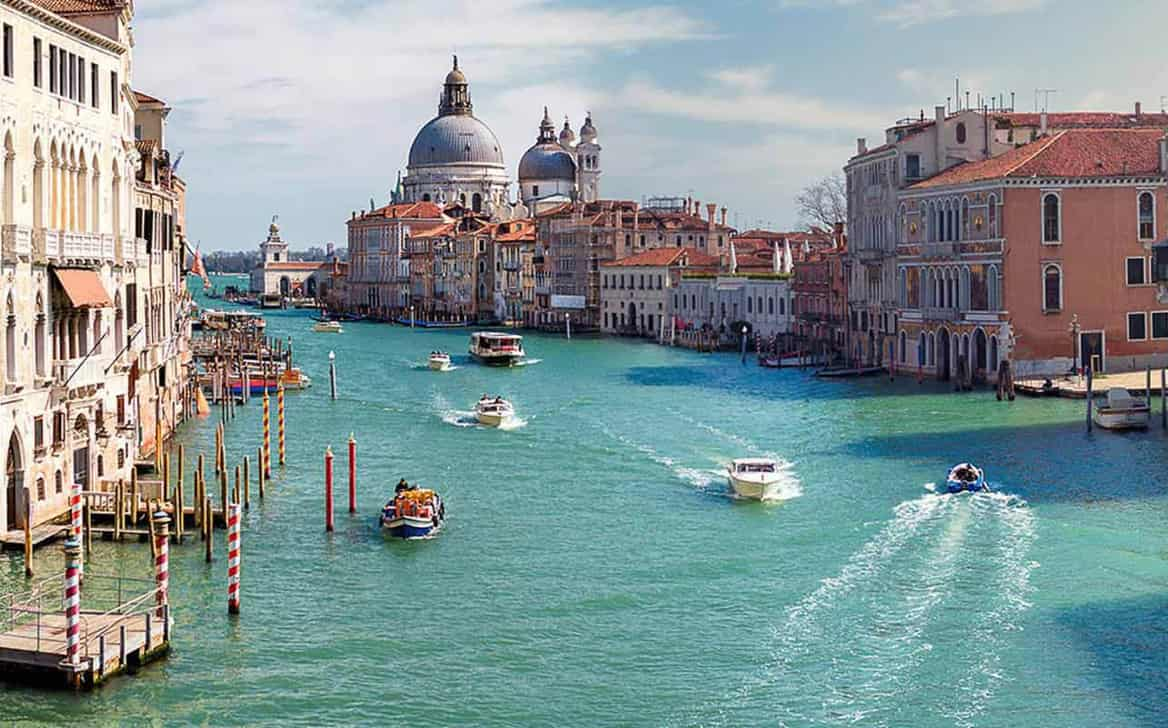
#> input picture basic_opencv/dataset/italy.jpg, 1168 x 728 px
$ python merge_channels.py
#> lines starting #> are read from the running program, lines starting #| are printed output that depends on the picture
import numpy as np
import argparse
import cv2

ap = argparse.ArgumentParser()
ap.add_argument("-i", "--image", type=str, default="dataset/italy.jpg", help="path to the input image")
args = vars(ap.parse_args())

image = cv2.imread(args["image"])
#> image is the input picture: shape (728, 1168, 3); mean B, G, R 149.7, 149.1, 132.2
(B, G, R) = cv2.split(image)
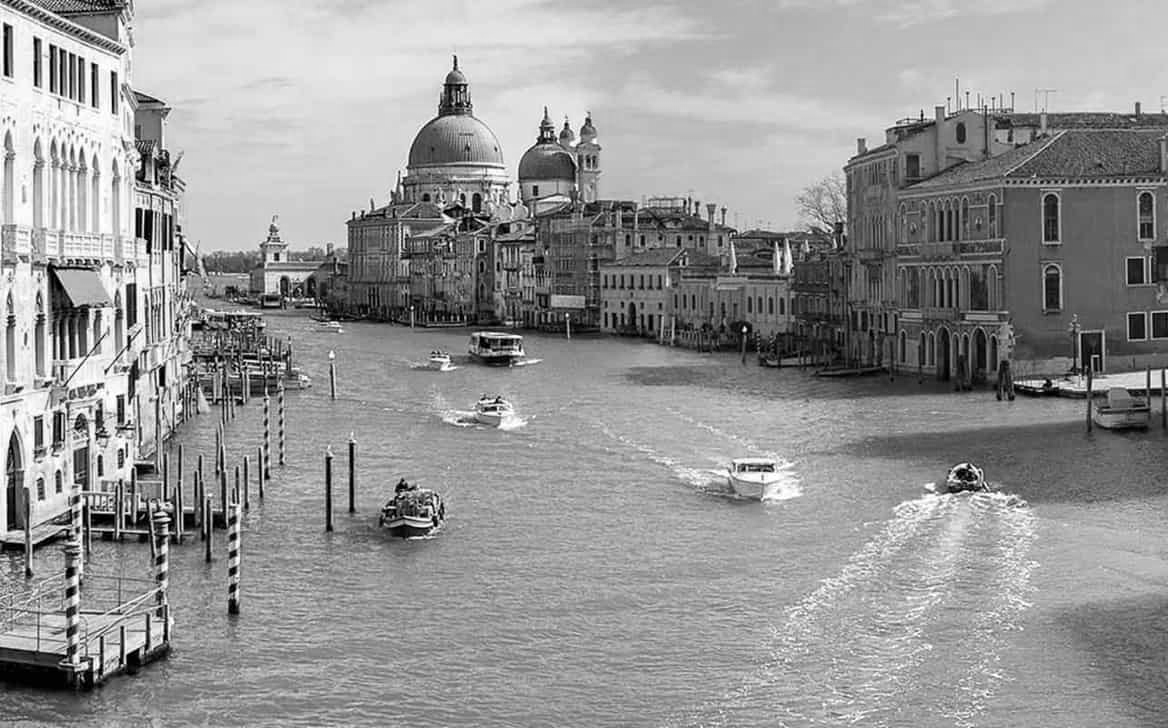
#> G: shape (728, 1168); min 0, max 255, mean 149.1
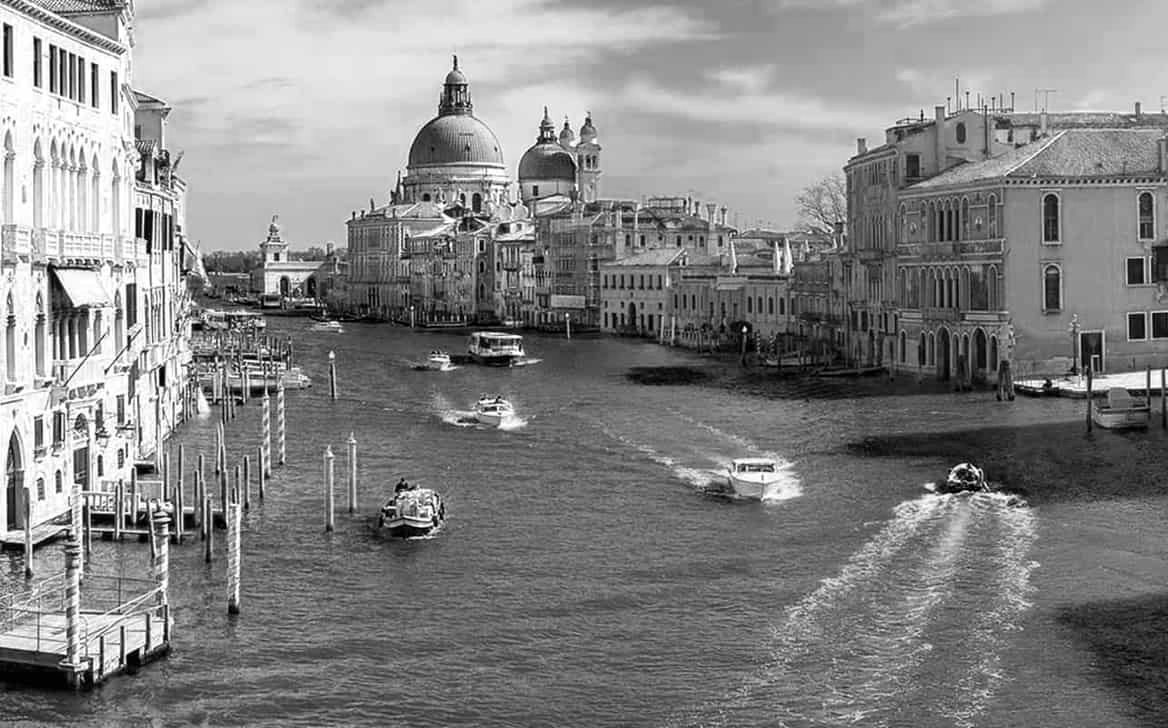
#> R: shape (728, 1168); min 0, max 255, mean 132.2

cv2.imshow("Red", R)
cv2.imshow("Green", G)
cv2.imshow("Blue", B)
cv2.waitKey(0)

merged = cv2.merge([B, G, R])
cv2.imshow("Merged", merged)
cv2.waitKey(0)
cv2.destroyAllWindows()

zeros = np.zeros(image.shape[:2], dtype="uint8")
cv2.imshow("Red", cv2.merge([zeros, zeros, R]))
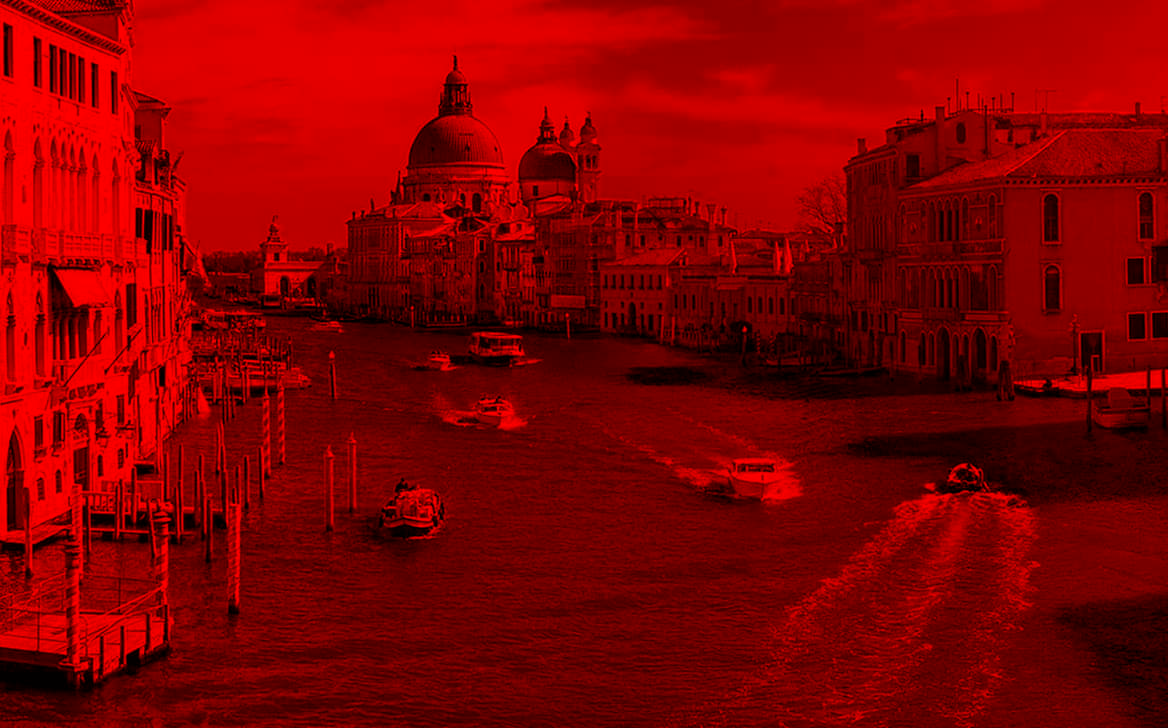
#> window 'Red': shape (728, 1168, 3); mean B, G, R 0, 0, 132.2
cv2.imshow("Green", cv2.merge([zeros, G, zeros]))
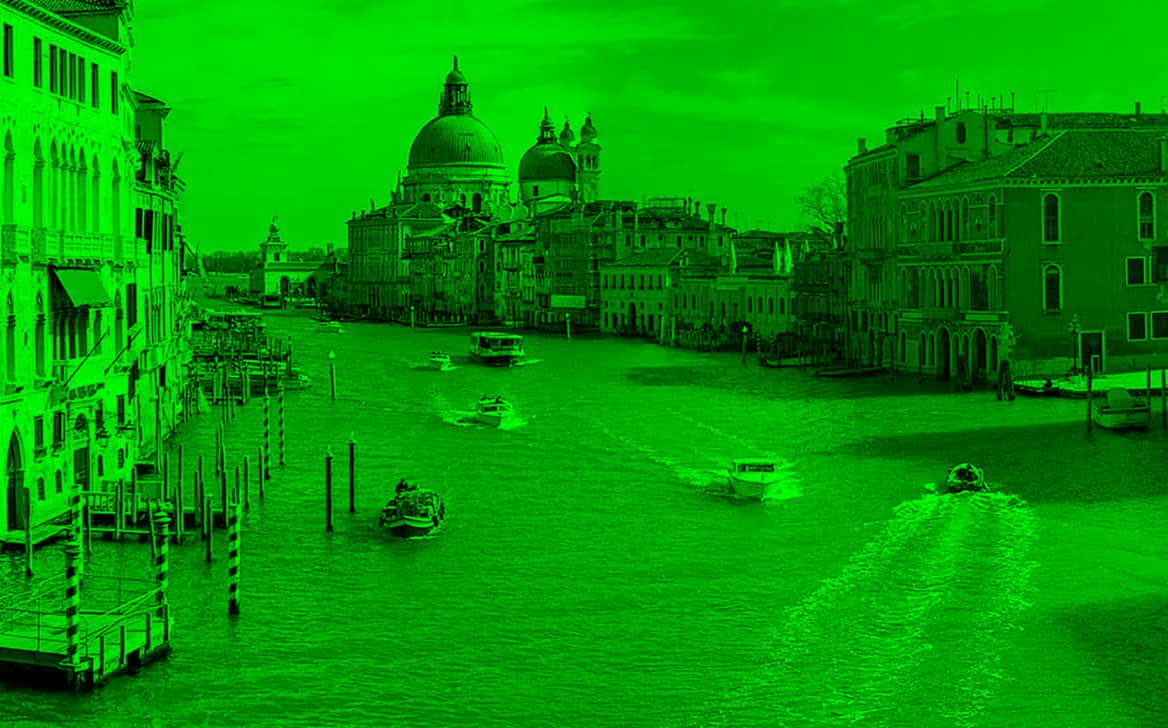
#> window 'Green': shape (728, 1168, 3); mean B, G, R 0, 149.1, 0
cv2.imshow("Blue", cv2.merge([B, zeros, zeros]))
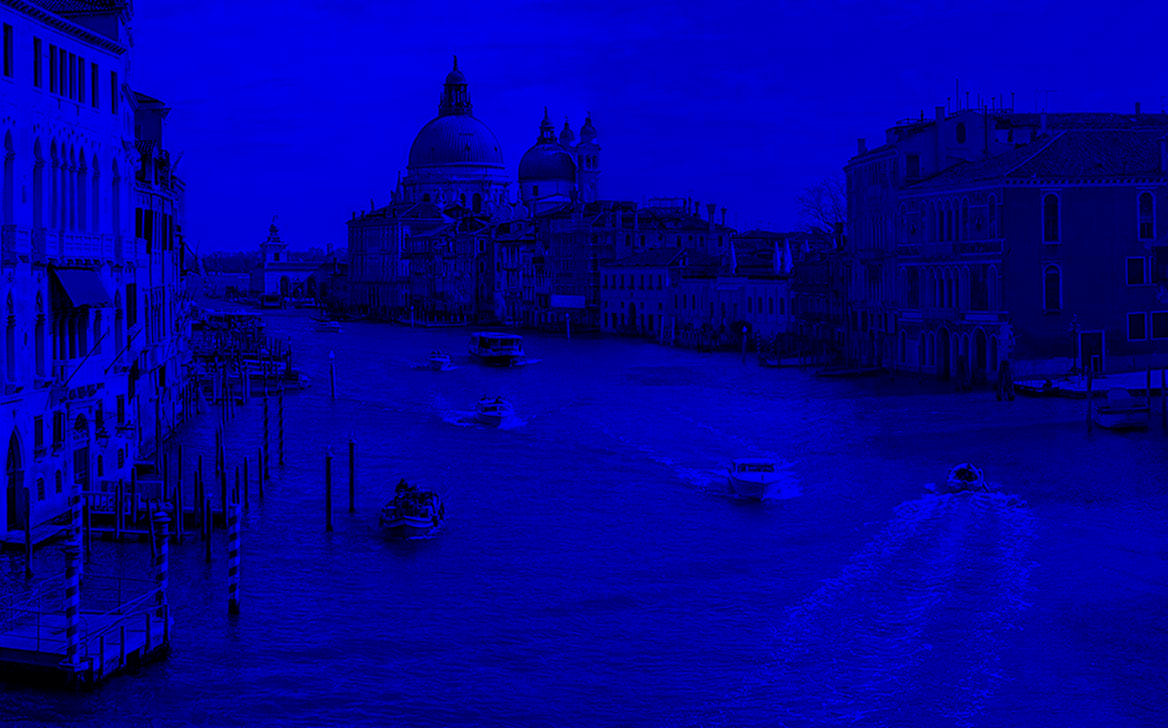
#> window 'Blue': shape (728, 1168, 3); mean B, G, R 149.7, 0, 0
cv2.waitKey(0)
